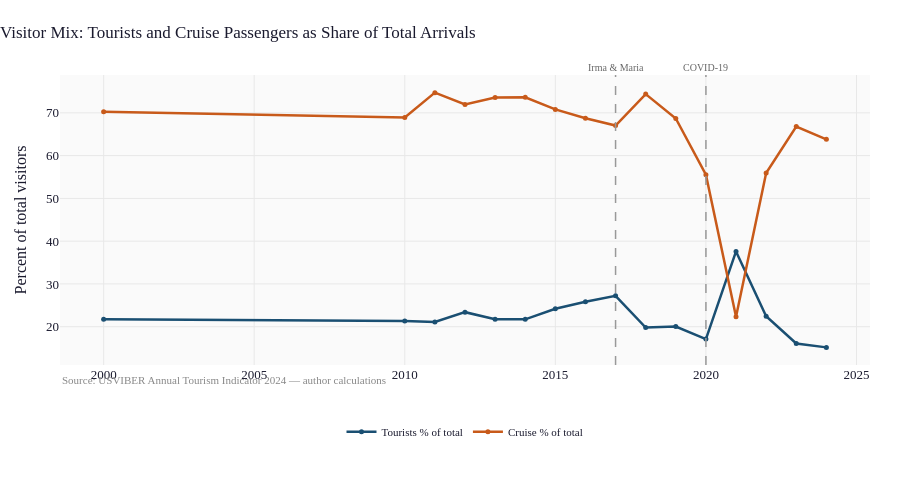

Source (notebook cell):
### Code cell
# Tourist share of total arrivals
tour2 = tour.copy()
tour2["tourist_pct"] = tour2["tourists"] / tour2["total_visitors"] * 100
tour2["cruise_pct"] = tour2["cruise_passengers"] / tour2["total_visitors"] * 100

fig = line_chart(
    tour2,
    x="year",
    y=["tourist_pct", "cruise_pct"],
    names=["Tourists % of total", "Cruise % of total"],
    colors=[PALETTE["tourists"], PALETTE["cruise"]],
    title="Visitor Mix: Tourists and Cruise Passengers as Share of Total Arrivals",
    y_label="Percent of total visitors",
    source="USVIBER Annual Tourism Indicator 2024 — author calculations",
    shock_x=[2017, 2020],
)
fig.show()

print(
    tour2[["year", "total_visitors", "tourist_pct", "cruise_pct"]]
    .set_index("year")
    .round(1)
    .to_string()
)

### Figure 1 — Plotly figure (JSON) as saved in the notebook; plotly's stock layout.template omitted (floating-point values rounded to 4 significant figures)
{"data": [{"line": {"color": "#1a4f72", "width": 2.5}, "marker": {"size": 5}, "mode": "lines+markers", "name": "Tourists % of total", "type": "scatter", "x": [2000, 2010, 2011, 2012, 2013, 2014, 2015, 2016, 2017, 2018, 2019, 2020, 2021, 2022, 2023, 2024], "y": [21.72, 21.36, 21.09, 23.4, 21.73, 21.72, 24.19, 25.84, 27.23, 19.8, 20.03, 17.1, 37.6, 22.45, 16.09, 15.17]}, {"line": {"color": "#c85a1a", "width": 2.5}, "marker": {"size": 5}, "mode": "lines+markers", "name": "Cruise % of total", "type": "scatter", "x": [2000, 2010, 2011, 2012, 2013, 2014, 2015, 2016, 2017, 2018, 2019, 2020, 2021, 2022, 2023, 2024], "y": [70.26, 68.91, 74.73, 71.97, 73.57, 73.63, 70.81, 68.74, 67.03, 74.39, 68.67, 55.55, 22.35, 55.92, 66.78, 63.81]}], "layout": {"annotations": [{"showarrow": false, "text": "<span style='color:#888;font-size:11px'>Source: USVIBER Annual Tourism Indicator 2024 — author calculations</span>", "x": 0, "xanchor": "left", "xref": "paper", "y": -0.08, "yref": "paper"}, {"font": {"color": "#666", "size": 10}, "showarrow": false, "text": "Irma & Maria", "x": 2017, "xanchor": "center", "xref": "x", "y": 1, "yanchor": "bottom", "yref": "y domain"}, {"font": {"color": "#666", "size": 10}, "showarrow": false, "text": "COVID-19", "x": 2020, "xanchor": "center", "xref": "x", "y": 1, "yanchor": "bottom", "yref": "y domain"}], "height": 480, "shapes": [{"line": {"color": "#999999", "dash": "dash", "width": 1.5}, "type": "line", "x0": 2017, "x1": 2017, "xref": "x", "y0": 0, "y1": 1, "yref": "y domain"}, {"line": {"color": "#999999", "dash": "dash", "width": 1.5}, "type": "line", "x0": 2020, "x1": 2020, "xref": "x", "y0": 0, "y1": 1, "yref": "y domain"}], "title": {"font": {"size": 17}, "text": "Visitor Mix: Tourists and Cruise Passengers as Share of Total Arrivals", "x": 0}, "width": 900, "xaxis": {"title": {"text": ""}}, "yaxis": {"title": {"text": "Percent of total visitors"}}}}
